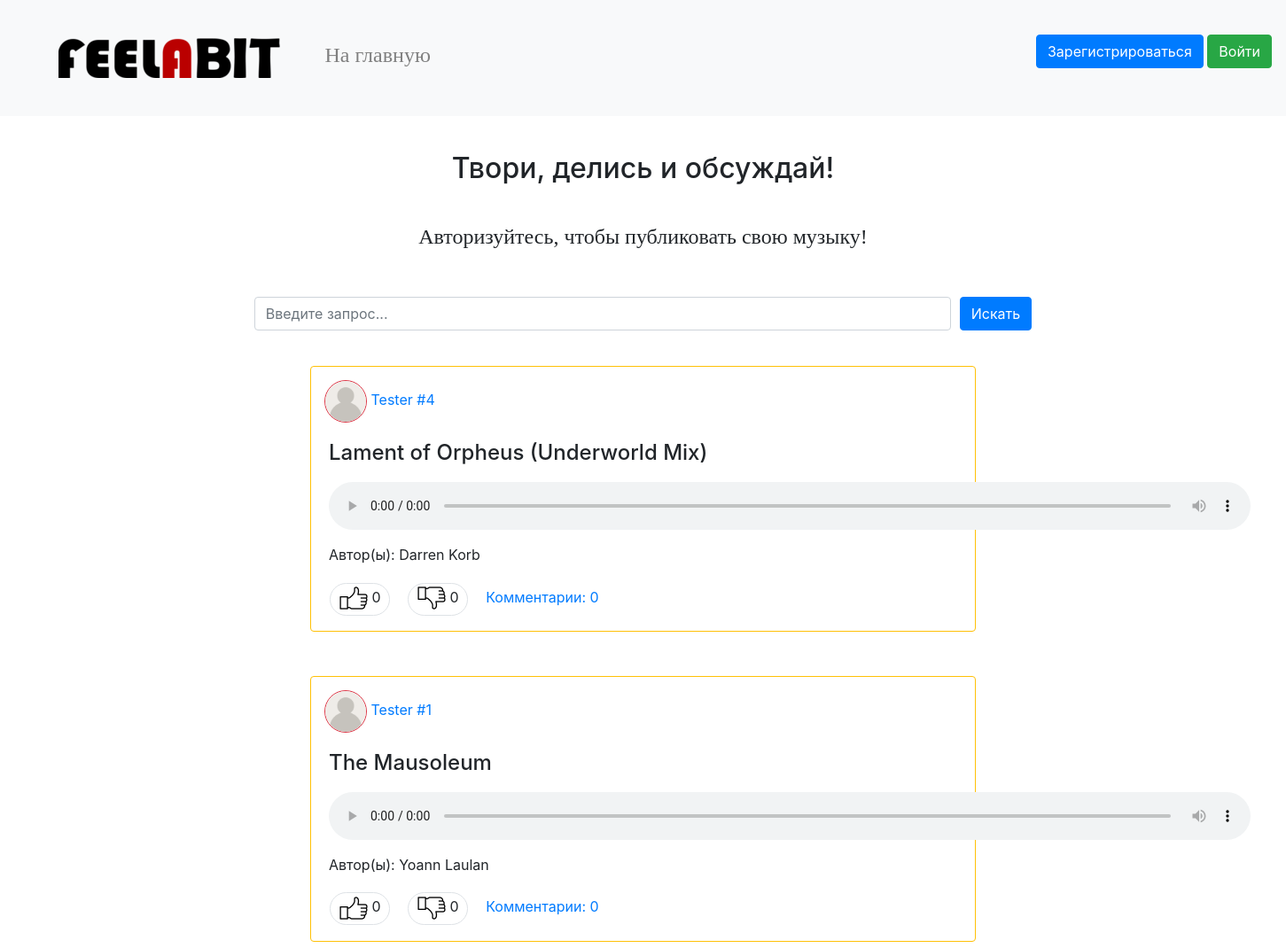
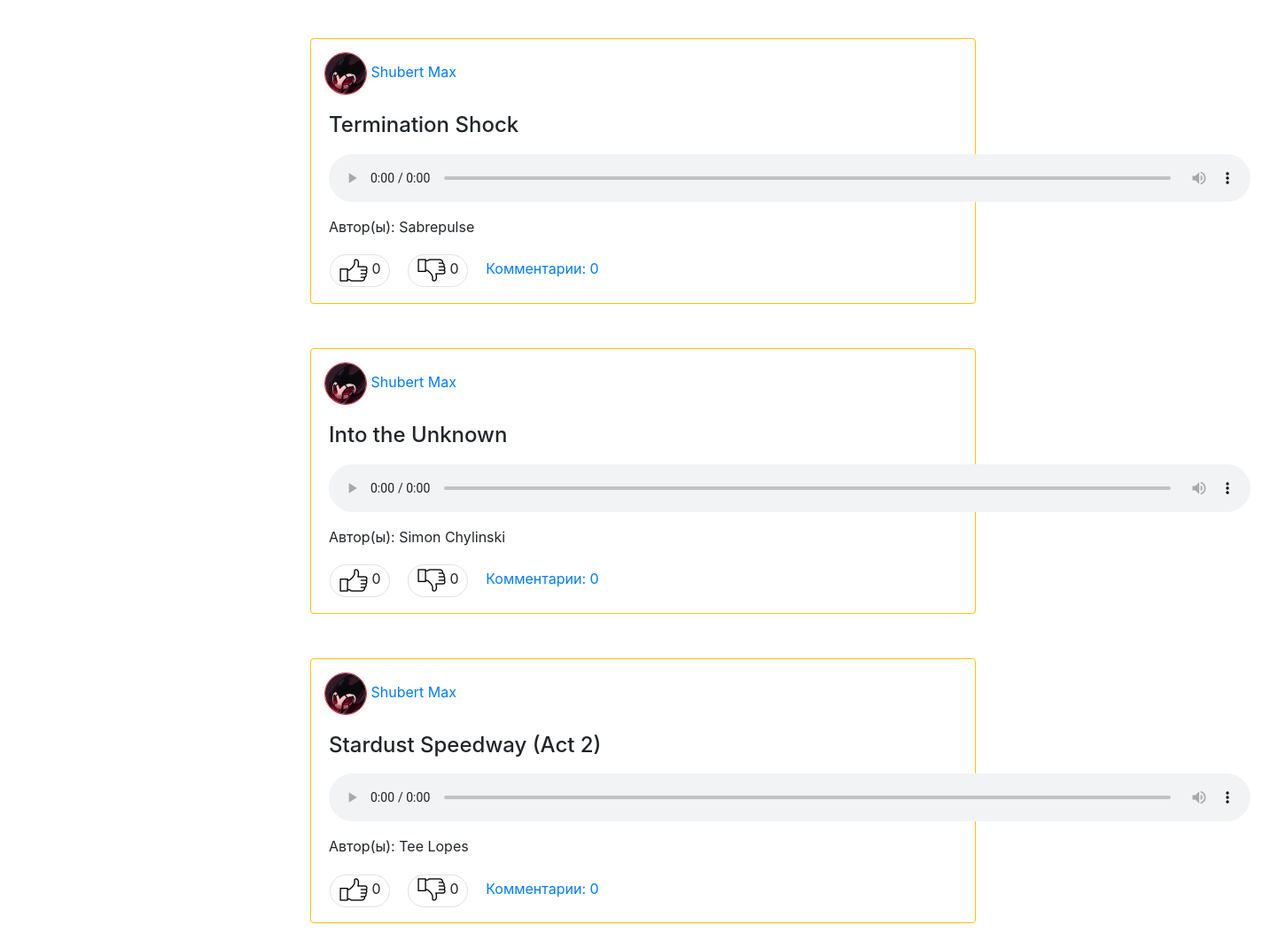
/main/, run on the app's committed database (2 pictures, top to bottom).
### data/users.py (models this page shows, shortened)
class User(SqlAlchemyBase, UserMixin, SerializerMixin):
    __tablename__ = 'users'
    id = sqlalchemy.Column(sqlalchemy.Integer, primary_key=True, autoincrement=True)
    surname = sqlalchemy.Column(sqlalchemy.String, nullable=True)
    name = sqlalchemy.Column(sqlalchemy.String, nullable=True)
    role = sqlalchemy.Column(sqlalchemy.String, nullable=True)
    email = sqlalchemy.Column(sqlalchemy.String, index=True, unique=True, nullable=True)
    age = sqlalchemy.Column(sqlalchemy.Integer, nullable=True)
    avatar_img = sqlalchemy.Column(sqlalchemy.String, default='/static/img/user.png')
    hashed_password = sqlalchemy.Column(sqlalchemy.String, nullable=True)
    modified_date = sqlalchemy.Column(sqlalchemy.DateTime, default=datetime.datetime.now)
    register_date = sqlalchemy.Column(sqlalchemy.DateTime, default=datetime.datetime.now)

### data/audio.py (models this page shows, shortened)
class Audio(SqlAlchemyBase, SerializerMixin):
    __tablename__ = 'audio'
    id = sqlalchemy.Column(sqlalchemy.Integer, primary_key=True, autoincrement=True)
    file = sqlalchemy.Column(sqlalchemy.String, nullable=True)
    publisher = sqlalchemy.Column(sqlalchemy.Integer, sqlalchemy.ForeignKey('users.id'))
    name = sqlalchemy.Column(sqlalchemy.String, nullable=True)
    author = sqlalchemy.Column(sqlalchemy.String, nullable=True)
    genre = sqlalchemy.Column(sqlalchemy.String, nullable=True)
    duration = sqlalchemy.Column(sqlalchemy.Integer, nullable=True)
    likes = sqlalchemy.Column(sqlalchemy.Integer, default=0)
    dislikes = sqlalchemy.Column(sqlalchemy.Integer, default=0)
    likers = sqlalchemy.Column(sqlalchemy.String, nullable=True)
    dislikers = sqlalchemy.Column(sqlalchemy.String, nullable=True)
    comments = sqlalchemy.Column(sqlalchemy.String, default='')
    publish_date = sqlalchemy.Column(sqlalchemy.DateTime, default=datetime.datetime.now)
    modified_date = sqlalchemy.Column(sqlalchemy.DateTime, default=datetime.datetime.now)

### main.py (the view)
@app.route('/main/')
@app.route('/main/<search_value>')
def site_main(search_value=None):
    db_sess = db_session.create_session()
    audios = []
    if search_value:
        g_auds = db_sess.query(Audio).filter(Audio.name.like(f'%{search_value.lower().strip()}%')).all()
    else:
        g_auds = db_sess.query(Audio).all()
    for audio in g_auds:
        publisher = db_sess.query(User).filter(User.id == audio.publisher).first()
        publisher_name = publisher.surname + ' ' + publisher.name
        publisher_avatar = publisher.avatar_img
        audio_likers = map(int, audio.likers.split()) if audio.likers else []
        audio_dislikers = map(int, audio.dislikers.split()) if audio.dislikers else []
        comments_sum = len(audio.comments.split(',')) if audio.comments != '' else 0
        audios.append([audio.publisher, audio.author, audio.file, audio.name,
                       audio.genre, publisher_name, audio.id, audio.likes,
                       audio.dislikes, audio_likers, audio_dislikers, publisher_avatar,
                       comments_sum])
    return render_template('main.html', audios=reversed(audios), search_value=(search_value if search_value else ''))

### data/db_session.py (called while the page is built)
def create_session() -> Session:
    global __factory
    return __factory()

### templates/main.html (shortened to what this page needs)
{% extends "base.html" %}
{% block content %}
    <h2 align="center" style="margin-top: 40px; margin-bottom: 40px">Твори, делись и обсуждай!</h2>
    {% if current_user.is_authenticated %}
        <div style="text-align:center">
            <a href="/publish" class="btn btn-info"><font size="5" face="Trebuchet MS">Добавить песню</font></a>
        </div>
    {% else %}
        <div style="text-align:center">
            <font size="5" face="Trebuchet MS">Авторизуйтесь, чтобы публиковать свою музыку!</font>
        </div>
    {% endif %}
    <div class="input-group" style="margin-top: 50px">
        <div class="form-outline" style="margin-right: 10px;margin-left: auto">
            <input type="search" size="70" id="search_field"
                   class="form-control" placeholder="Введите запрос..." value="{{ search_value }}"/>
        </div>
        <button class="btn btn-primary" style="margin-right: auto" onclick="search()">Искать</button>
    </div>
    {% for audio in audios %}
        <div class="border rounded border-warning"
             style="margin-top: 40px; margin-left: 250px; margin-right: 250px; margin-bottom: 50px">
            <a href="/user/{{ audio[0] }}" style="margin-top: 15px;margin-left: 15px;display: inline-block">
                <img src="{{ audio[11] }}" width="48px" height="48px"
                     class="border rounded-circle border-danger"/> {{ audio[5] }}
            </a>
            <h4 style="padding-top: 20px;padding-bottom: 10px;padding-left: 20px">{{ audio[3] }}</h4>
            <audio class="audio-main" src="/{{ audio[2] }}" controls onplay="stopAll({{ audio[6] }})"></audio>
            <p style="padding-left: 20px">Автор(ы): {{ audio[1] }}</p>
            <table style="margin-top: 20px; margin-bottom: 20px" width="1060px">
                <tr>
                {% set stl = "width:70px;margin-left:20px;padding-bottom:10px;
                                padding-top:5px;padding-right:5px;" %}
                {% if current_user.id in audio[9] %}
                    {% set stl = stl + "background-color: silver" %}
                {% endif %}
                <td align="left">
                    <span class="border rounded-pill"
                      style="{{ stl }}">
                    <a href="/like/{{ audio[6] }} main">
                        <img src="/static/img/thumb.png" style="margin-left:10px"/>
                    </a>
                    {{ audio[7] }}
                    </span>
                {% set stl1 = "width:70px;margin-left:20px;padding-bottom:10px;
                                    padding-top:5px;padding-right:5px;" %}
                {% if current_user.id in audio[10] %}
                    {% set stl1 = stl + "background-color: silver" %}
                {% endif %}
                    <span class="border rounded-pill"
                      style="{{ stl1 }}">
                    <a href="/dislike/{{ audio[6] }} main">
                        <img class='rotateimg180 mirrorY' src="/static/img/thumb.png" style="margin-left:10px"/>
                    </a>
                    {{ audio[8] }}
                    </span>
                <span>
                    <a href="/comments/{{ audio[6] }}" style="text-decoration: none;margin-left: 20px">Комментарии: {{ audio[12] }}</a>
                </span>
                </td>
                </tr>
            </table>
        </div>
    {% endfor %}
{% endblock %}

### static/css/style.css (style rules this page uses)
.audio-main { margin-left: 20px; margin-right: 30px; margin-bottom: 10px; width: 1040px }
.rotateimg180 { -webkit-transform:rotate(180deg); -moz-transform: rotate(180deg); -ms-transform: rotate(180deg); -o-transform: rotate(180deg); transform: rotate(180deg); }
.mirrorY { transform: scale(1, -1); }

### data on the page
User: avatar_img (placeholder picture)
Audio: name "Lament of Orpheus (Underworld Mix)", author "Darren Korb"
User: avatar_img (placeholder picture)
Audio: name "The Mausoleum", author "Yoann Laulan"
User: avatar_img (picture)
Audio: name "Termination Shock", author "Sabrepulse"
Audio: name "Into the Unknown", author "Simon Chylinski"
Audio: name "Stardust Speedway (Act 2)", author "Tee Lopes"

### other printed values
{{ audio[5] }} "Tester #4" "Tester #1" "Shubert Max" "Shubert Max" "Shubert Max"
{{ audio[7] }} "0" "0" "0" "0" "0"
{{ audio[8] }} "0" "0" "0" "0" "0"
{{ audio[12] }} "0" "0" "0" "0" "0"
